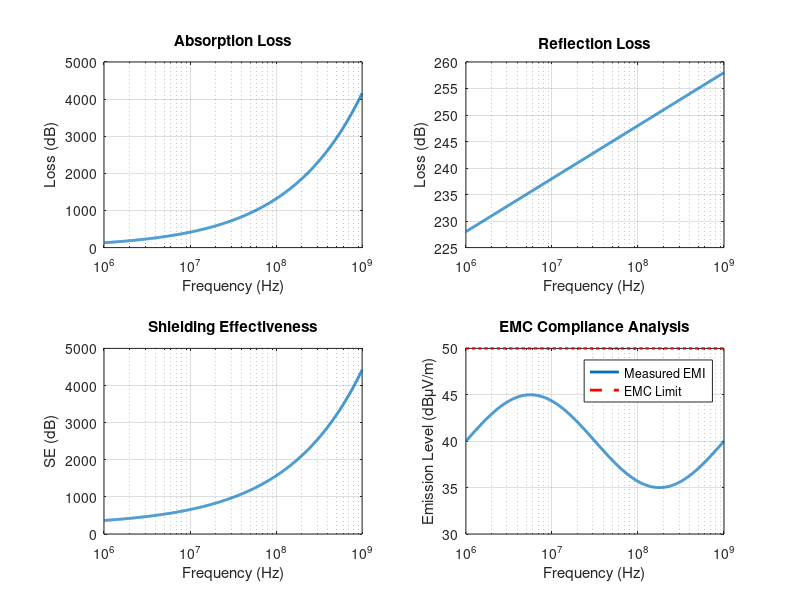

Write the MATLAB code that produced this figure.
clc;
clear;
close all;
%% Objective 1 : Shielding Effectiveness Simulation
f = logspace(6,9,1000); % 1 MHz to 1 GHz
mu0 = 4*pi*1e-7;
sigma = 5.8e7; % Copper conductivity
t = 1e-3; % Shield thickness
omega = 2*pi*f;
delta = sqrt(2./(omega*mu0*sigma));
A = 8.686*(t./delta); % Absorption Loss (dB)
%% objective 2 : Reflection and Multiple Reflection Loss
sigma_r = 1;
mu_r = 1;
R = 168 - 10*log10((sigma_r)./(mu_r*f));
B = 5; % Approximate Multiple Reflection Loss
SE = R + A + B;
%% Objective 3 : EMC Compliance Analysis
EMC_Limit = 50*ones(size(f));
Measured_Emission = ...
    40 + 5*sin(2*pi*log10(f)/3);

Margin = EMC_Limit - Measured_Emission;
Compliance = Margin > 0;
%% Display Results
fprintf('\nSHIELDING EFFECTIVENESS RESULTS\n');
fprintf('---------------------------------\n');
fprintf('Maximum SE = %.2f dB\n',max(SE));
fprintf('Minimum SE = %.2f dB\n',min(SE));
if all(Compliance)
    fprintf('System is EMC COMPLIANT\n');
else
    fprintf('System is NOT EMC COMPLIANT\n');
end
%% Plot Results
figure('Name',...
    'Shielding Effectiveness and EMC Compliance',...
    'NumberTitle','off');
subplot(2,2,1)
semilogx(f,A,'LineWidth',2)
grid on
title('Absorption Loss')
xlabel('Frequency (Hz)')
ylabel('Loss (dB)')
subplot(2,2,2)
semilogx(f,R,'LineWidth',2)
grid on
title('Reflection Loss')
xlabel('Frequency (Hz)')
ylabel('Loss (dB)')
subplot(2,2,3)
semilogx(f,SE,'LineWidth',2)
grid on
title('Shielding Effectiveness')
xlabel('Frequency (Hz)')
ylabel('SE (dB)')
subplot(2,2,4)
semilogx(f,Measured_Emission,...
    'LineWidth',2)
hold on
semilogx(f,EMC_Limit,...
    'r--','LineWidth',2)
grid on

legend('Measured EMI',...
    'EMC Limit')
title('EMC Compliance Analysis')
xlabel('Frequency (Hz)')
ylabel('Emission Level (dBμV/m)')
